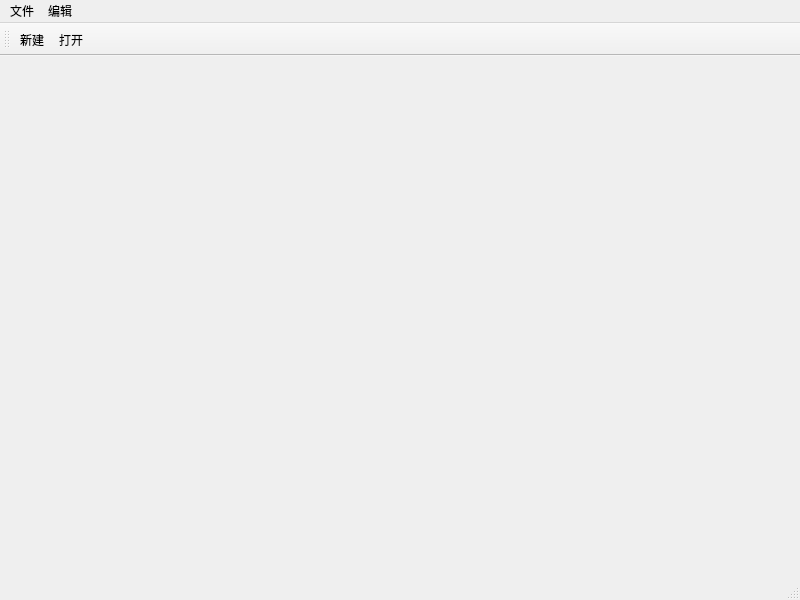
<?xml version="1.0" encoding="UTF-8"?>
<ui version="4.0">
 <class>MainWindow</class>
 <widget class="QMainWindow" name="MainWindow">
  <property name="geometry">
   <rect>
    <x>0</x>
    <y>0</y>
    <width>800</width>
    <height>600</height>
   </rect>
  </property>
  <property name="windowTitle">
   <string>MainWindow</string>
  </property>
  <widget class="QWidget" name="centralwidget"/>
  <widget class="QMenuBar" name="menubar">
   <property name="geometry">
    <rect>
     <x>0</x>
     <y>0</y>
     <width>800</width>
     <height>25</height>
    </rect>
   </property>
   <widget class="QMenu" name="menu">
    <property name="title">
     <string>文件</string>
    </property>
    <addaction name="actionnew"/>
    <addaction name="actionopen"/>
   </widget>
   <widget class="QMenu" name="menu_2">
    <property name="title">
     <string>编辑</string>
    </property>
   </widget>
   <addaction name="menu"/>
   <addaction name="menu_2"/>
  </widget>
  <widget class="QStatusBar" name="statusbar"/>
  <widget class="QToolBar" name="toolBar">
   <property name="windowTitle">
    <string>toolBar</string>
   </property>
   <attribute name="toolBarArea">
    <enum>TopToolBarArea</enum>
   </attribute>
   <attribute name="toolBarBreak">
    <bool>false</bool>
   </attribute>
   <addaction name="actionnew"/>
   <addaction name="actionopen"/>
  </widget>
  <action name="actionnew">
   <property name="text">
    <string>新建</string>
   </property>
  </action>
  <action name="actionopen">
   <property name="text">
    <string>打开</string>
   </property>
  </action>
 </widget>
 <resources/>
 <connections/>
</ui>
